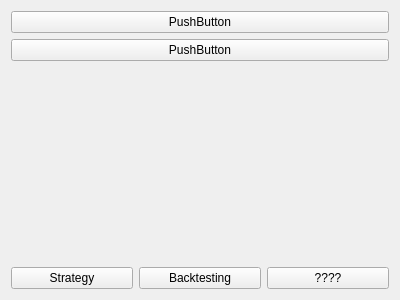
<?xml version="1.0" encoding="UTF-8"?>
<ui version="4.0">
 <class>Form</class>
 <widget class="QWidget" name="Form">
  <property name="geometry">
   <rect>
    <x>0</x>
    <y>0</y>
    <width>400</width>
    <height>300</height>
   </rect>
  </property>
  <property name="windowTitle">
   <string>Form</string>
  </property>
  <layout class="QGridLayout" name="gridLayout">
   <item row="0" column="0">
    <layout class="QVBoxLayout" name="verticalLayout">
     <item>
      <widget class="QPushButton" name="pushButton">
       <property name="text">
        <string>PushButton</string>
       </property>
      </widget>
     </item>
     <item>
      <widget class="QPushButton" name="pushButton_2">
       <property name="text">
        <string>PushButton</string>
       </property>
      </widget>
     </item>
     <item>
      <spacer name="verticalSpacer">
       <property name="orientation">
        <enum>Qt::Vertical</enum>
       </property>
       <property name="sizeHint" stdset="0">
        <size>
         <width>20</width>
         <height>40</height>
        </size>
       </property>
      </spacer>
     </item>
     <item>
      <layout class="QHBoxLayout" name="horizontalLayout">
       <item>
        <widget class="QPushButton" name="strategy_button">
         <property name="text">
          <string>Strategy</string>
         </property>
        </widget>
       </item>
       <item>
        <widget class="QPushButton" name="backtesting_button">
         <property name="text">
          <string>Backtesting</string>
         </property>
        </widget>
       </item>
       <item>
        <widget class="QPushButton" name="SampleButton_2">
         <property name="text">
          <string>????</string>
         </property>
        </widget>
       </item>
      </layout>
     </item>
    </layout>
   </item>
  </layout>
 </widget>
 <resources/>
 <connections>
  <connection>
   <sender>strategy_button</sender>
   <signal>clicked()</signal>
   <receiver>Form</receiver>
   <slot>move_to_strategy_widget()</slot>
   <hints>
    <hint type="sourcelabel">
     <x>68</x>
     <y>184</y>
    </hint>
    <hint type="destinationlabel">
     <x>72</x>
     <y>315</y>
    </hint>
   </hints>
  </connection>
  <connection>
   <sender>backtesting_button</sender>
   <signal>clicked()</signal>
   <receiver>Form</receiver>
   <slot>move_to_backtesting_widget()</slot>
   <hints>
    <hint type="sourcelabel">
     <x>240</x>
     <y>176</y>
    </hint>
    <hint type="destinationlabel">
     <x>220</x>
     <y>307</y>
    </hint>
   </hints>
  </connection>
 </connections>
 <slots>
  <slot>move_to_strategy_widget()</slot>
  <slot>move_to_backtesting_widget()</slot>
 </slots>
</ui>
